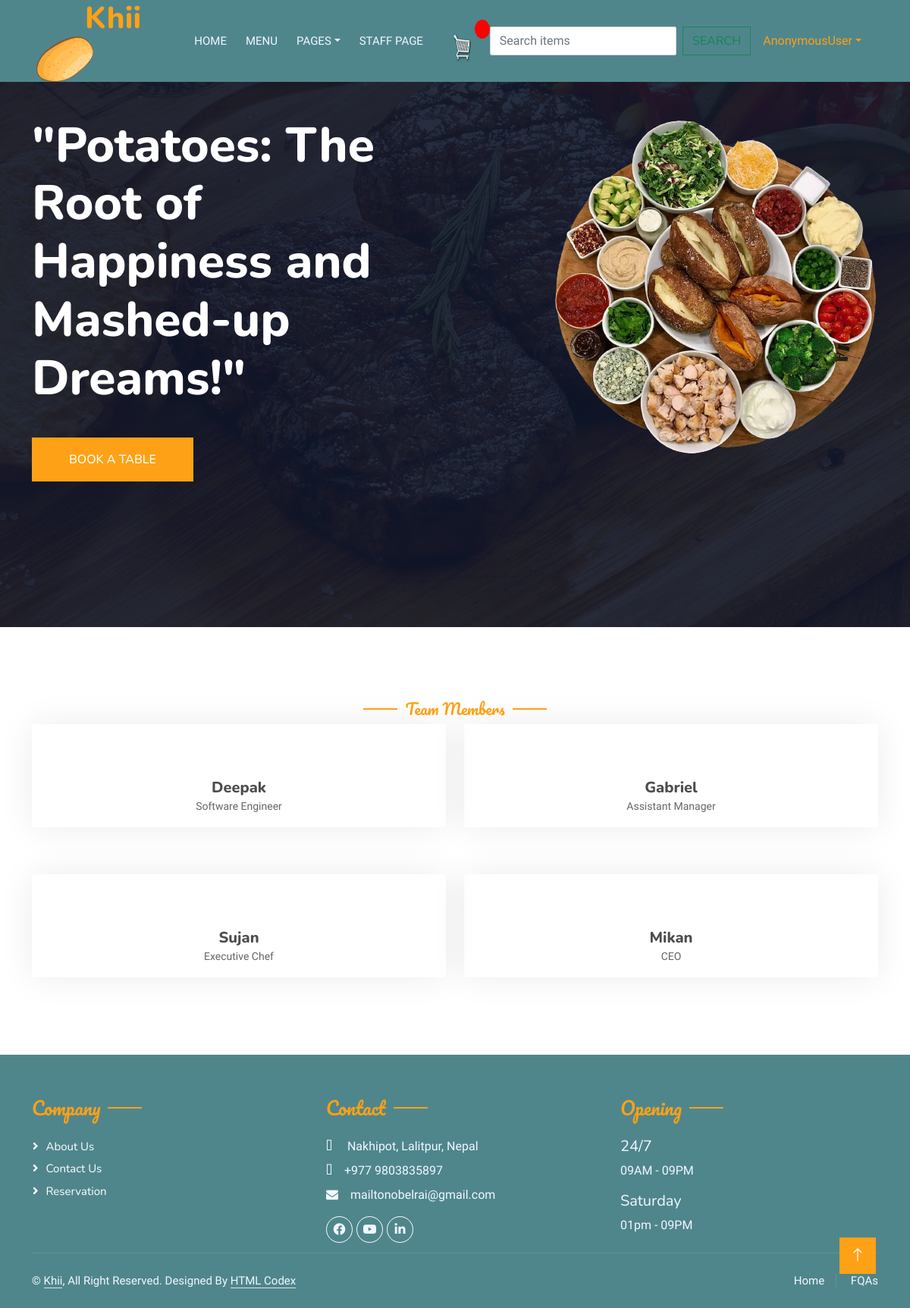
Page /team/ on the committed database.
### home/models.py (models this page shows, shortened)
class Staff(models.Model):
    name = models.CharField(max_length=20)
    gender = models.CharField(choices=GENDER_CHOICES, max_length=50, null=True)
    designation = models.CharField(max_length=20, null=True)
    facebook = models.CharField(max_length=200, null=True)
    linkedin = models.CharField(max_length=200, null=True)
    instagram = models.CharField(max_length=200, null=True)
    date_added = models.DateTimeField(auto_now_add=True, null=True)

### home/views.py (the view)
# urls.py: path("team/", team, name="team"),
def team(request):
    context = {
    "teams": Staff.objects.all(),
    }
    return render(request, "team.html", context)

### template/team.html (shortened to what this page needs)
{% extends 'base.html' %}
{% block myblock %}
        <div class="container-xxl pt-5 pb-3">
            <div class="container">
                <div class="text-center wow fadeInUp" data-wow-delay="0.1s">
                    <h5 class="section-title ff-secondary text-center text-primary fw-normal">Team Members</h5>
                </div>
                <div class="row g-4">
                            {% for team in teams %}
                    <div class="col-lg-3 col-md-6 wow fadeInUp" data-wow-delay="0.1s">
                        <div class="team-item text-center rounded overflow-hidden">
                            <div class="rounded-circle overflow-hidden m-4">
                            </div>
                            <h5 class="mb-0">{{ team.name }}</h5>
                            <small>{{ team.designation }}</small>
                        </div>
                    </div>
                     {% endfor %}
                </div>
            </div>
        </div>
{% endblock %}

### static/css/style.css (style rules this page uses)
:root { --primary: #FEA116; --light: #F1F8FF; --dark: #0F172B; }
.ff-secondary { font-family: 'Pacifico', cursive; }
.section-title { position: relative; display: inline-block; }
.section-title::before { position: absolute; content: ""; width: 45px; height: 2px; top: 50%; left: -55px; margin-top: -1px; background: var(--primary); }
.section-title::after { position: absolute; content: ""; width: 45px; height: 2px; top: 50%; right: -55px; margin-top: -1px; background: var(--primary); }
.team-item { box-shadow: 0 0 45px rgba(0, 0, 0, .08); height: calc(100% - 38px); transition: .5s; }

### static/css/main.css (style rules this page uses)
body { background-color: hsl(0, 0%, 98%); }
h1,h2,h3,h4,h5,h6 { color:hsl(0, 0%, 30%); }

### rows in the picture
Staff: name "Deepak", designation "Software Engineer"
Staff: name "Gabriel", designation "Assistant Manager"
Staff: name "Sujan", designation "Executive Chef"
Staff: name "Mikan", designation "CEO"

### other values in the picture
{{ request.user }} "AnonymousUser"
